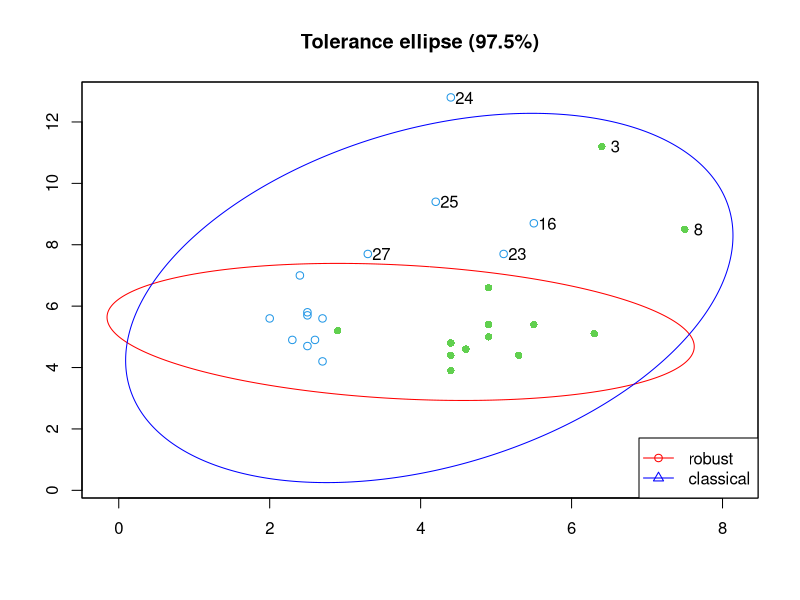
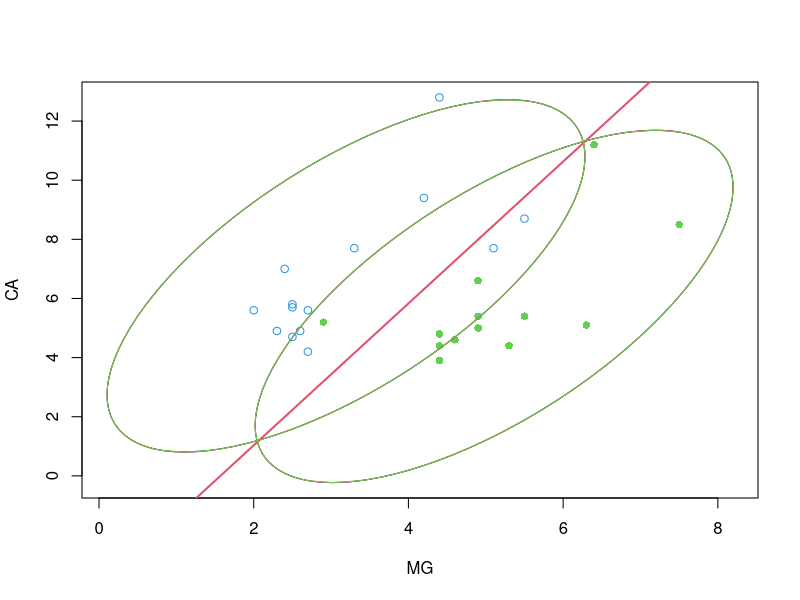

Write the R code that produced these figures, in order.
library(rrcov)

data(pottery)
x <- pottery[,c("MG", "CA")]
grp <- pottery$origin

##
## Compute robust location and covariance matrix and
## plot the tolerance ellipses
library(rrcov)
(mcd <- CovMcd(x))
col <- c(3,4)
gcol <- ifelse(grp == "Attic", col[1], col[2])
gpch <- ifelse(grp == "Attic", 16, 1)
plot(mcd, which="tolEllipsePlot", class=TRUE, col=gcol, pch=gpch)


##
## Perform classical LDA and plot the data, 0.975 tolerance ellipses
##  and LDA separation line
##
x <- pottery[,c("MG", "CA")]
grp <- pottery$origin
lda <- LdaClassic(x, grp)
lda

## Calculate the ellipses using the package 'ellipse'
require(ellipse)
e1 <- ellipse(x=lda@cov, centre=lda@center[1,], level=0.975)
e2 <- ellipse(x=lda@cov, centre=lda@center[2,], level=0.975)

## Calculate the ellipses using the package 'rrcov'
e3 <- getEllipse(loc=lda@center[1,], cov=lda@cov)
e4 <- getEllipse(loc=lda@center[2,], cov=lda@cov)

## Calculate the ellipses using the package 'cluster'
require(cluster)
e5 <- ellipsoidPoints(lda@cov, qchisq(0.975, 2), lda@center[1,])
e6 <- ellipsoidPoints(lda@cov, qchisq(0.975, 2), lda@center[2,])

plot(CA~MG, data=pottery, col=gcol, pch=gpch,
    xlim=c(min(MG,e1[,1], e2[,1]), max(MG,e1[,1], e2[,1])),
    ylim=c(min(CA,e1[,2], e2[,2]), max(CA,e1[,2], e2[,2])))

ab <- lda@ldf[1,] - lda@ldf[2,]
cc <- lda@ldfconst[1] - lda@ldfconst[2]
abline(a=-cc/ab[2], b=-ab[1]/ab[2], col=2, lwd=2)

lines(e1, type="l", col=1)
lines(e2, type="l", col=1)
lines(e3, type="l", col=2)
lines(e4, type="l", col=2)
lines(e5, type="l", col=3)
lines(e6, type="l", col=3)
